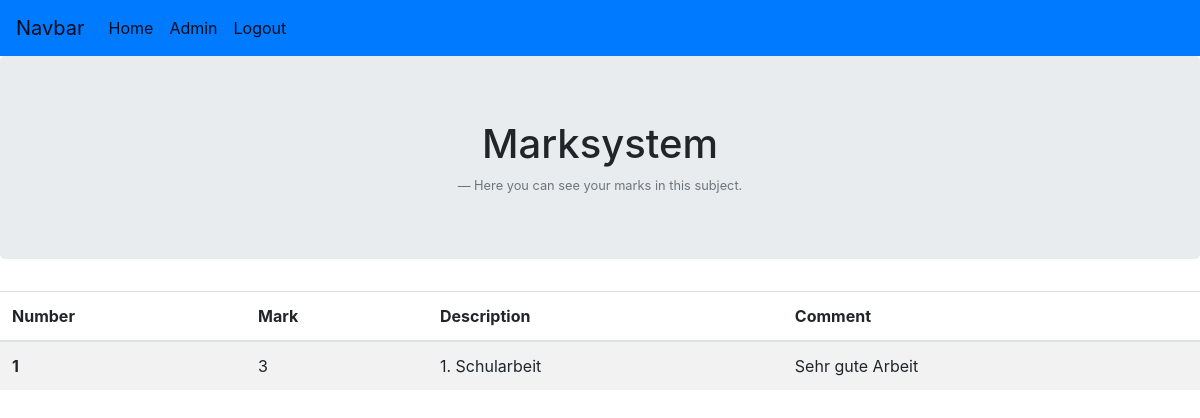
Page /12/detailseite_schueler/ (signed in) on the committed database.
### noten/models.py (models this page shows, shortened)
class Note(models.Model):
    note = models.IntegerField(default=0)
    type = models.CharField(default="", max_length=150)
    comment = models.CharField(default="", max_length=150)
    Student = models.ForeignKey(Student, on_delete=models.CASCADE)
    Unterricht = models.ForeignKey(Unterricht, on_delete=models.CASCADE, null=True, blank=True)
    class Meta:
        verbose_name_plural = "Noten"

### noten/views.py (the view)
# urls.py: path('<int:subject_id>/detailseite_schueler/', views.detailseite_schueler, name='detailseite_schueler'),
@login_required
def detailseite_schueler(request, subject_id):
    noten = Note.objects.filter(Student__user = request.user, Unterricht__id=subject_id)
    return render(request, 'noten/detailseite_schueler.html', {'latest_noten_liste' : noten})

### noten/templates/noten/detailseite_schueler.html (shortened to what this page needs)
<!DOCTYPE html>
<html lang="en">
<head>
    {% load static %}
    <link href="https://stackpath.bootstrapcdn.com/bootstrap/4.2.1/css/bootstrap.min.css"
 rel="stylesheet">
</head>
<body>
<nav class="navbar navbar-expand-lg navbar-light bg-primary">
    <a class="navbar-brand" href="">Navbar</a>
    <div class="collapse navbar-collapse" id="navbarNav">
        <ul class="navbar-nav">
            <li class="nav-item active">
                <a class="nav-link" href="{% url 'noten:startseite_schueler' %}">Home</a>
            </li>
            <li class="nav-item active">
                <a class="nav-link" href="/admin">Admin</a>
            </li>
            <li class="nav-item active">
                <a class="nav-link" href="/logout">Logout</a>
            </li>
        </ul>
    </div>
</nav>
<div class="jumbotron text-center">
    <h1>Marksystem</h1>
    <footer class="blockquote-footer">Here you can see your marks in this subject.</footer>
</div>
<table class="table table-striped">
    <thead>
    <tr>
        <th scope="col">Number</th>
        <th scope="col">Mark</th>
        <th scope="col">Description</th>
        <th scope="col">Comment</th>
    </tr>
    </thead>
    <tbody>
    {% for noten in latest_noten_liste %}
    <tr>
        <th scope="row">{{forloop.counter}}</th>
        <td>{{ noten.note }}</td>
        <td> {{ noten.type }}</td>
        <td> {{ noten.comment }}</td>
    </tr>
    {% endfor %}
    </tbody>
</table>
</body>
</html>

### noten/templates/noten/detailseite_schueler.html (style rules this page uses)
html, body { overflow-x: hidden; height: 100%; }

### rows in the picture
Note: note "3", type "1. Schularbeit", comment "Sehr gute Arbeit"
